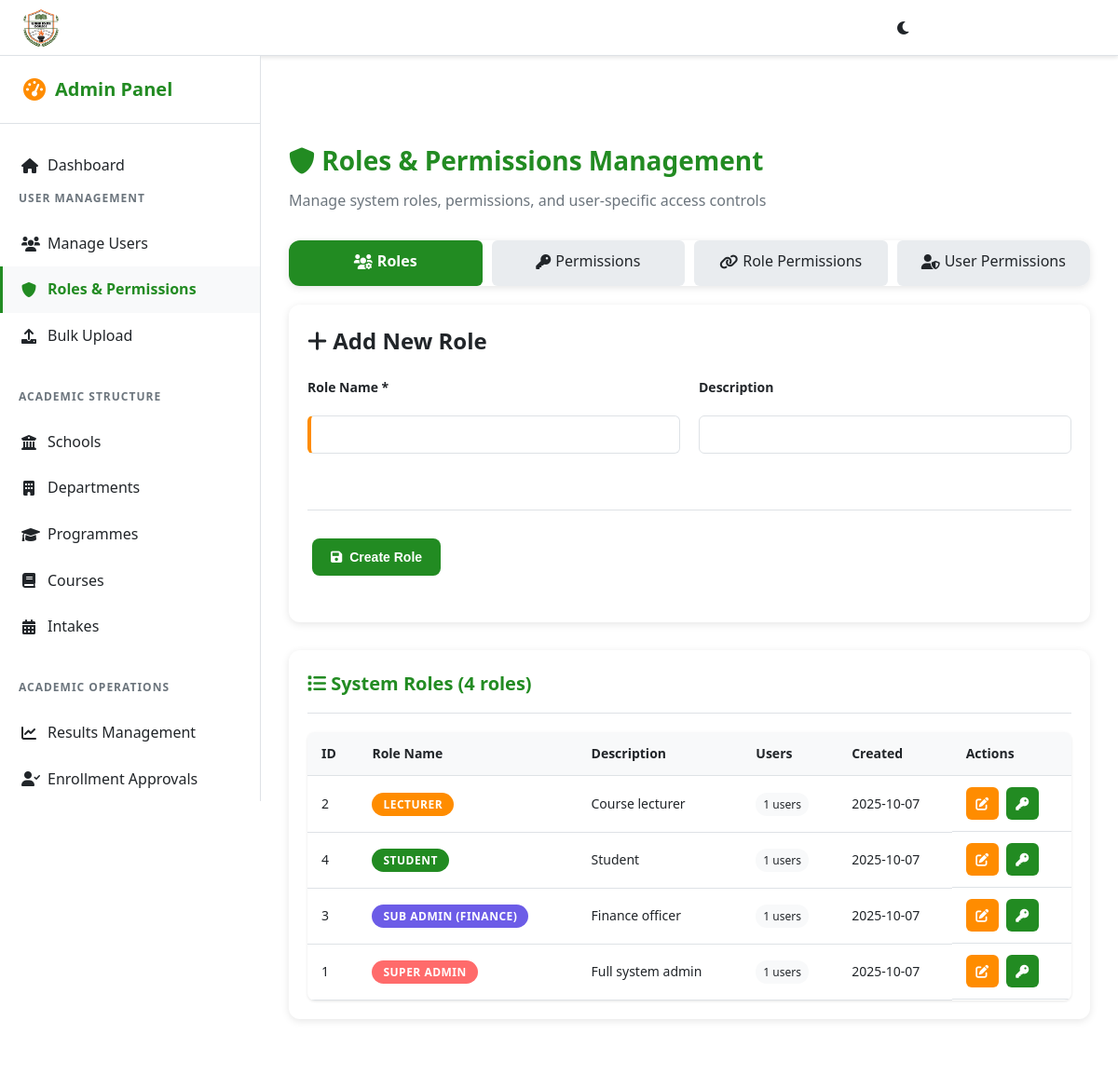
The page /admin/manage_roles (signed in) on the database its author committed.
### tables this page shows
CREATE TABLE roles (
  id INT AUTO_INCREMENT PRIMARY KEY,
  name VARCHAR(50) NOT NULL UNIQUE,
  description VARCHAR(255),
  created_at TIMESTAMP DEFAULT CURRENT_TIMESTAMP
);

### admin/manage_roles.php (the view, shortened to what this page needs)
<?php
require '../auth.php';
$stmt = $pdo->prepare("SELECT ap.full_name, ap.staff_id FROM admin_profile ap WHERE ap.user_id = ?");
$stmt->execute([currentUserId()]);
$admin = $stmt->fetch();
$activeTab = $_GET['tab'] ?? 'roles';
$stmt = $pdo->query("SELECT r.*, COUNT(ur.user_id) as user_count
                     FROM roles r
                     LEFT JOIN user_roles ur ON r.id = ur.role_id
                     GROUP BY r.id
                     ORDER BY r.name");
$roles = $stmt->fetchAll();
$editRole = null;
?>
<!DOCTYPE html>
<html lang="en">
<head>
    <link rel="stylesheet" href="../assets/css/style.css">
    <link rel="stylesheet" href="../assets/css/admin-dashboard.css">
    <link href="https://cdnjs.cloudflare.com/ajax/libs/font-awesome/6.0.0/css/all.min.css" rel="stylesheet">
</head>
<body class="admin-layout" data-theme="light">
    <nav class="top-nav">
        <div class="nav-left">
            <div class="logo-container">
                <img src="../assets/images/lsc-logo.png" alt="LSC Logo" class="logo" onerror="this.style.display='none'">
                <span class="logo-text">LSC SRMS</span>
            </div>
        </div>
        <div class="nav-right">
            <div class="user-info">
                <span class="welcome-text">Welcome, <?php echo htmlspecialchars($admin['full_name'] ?? 'Administrator'); ?></span>
                <span class="staff-id">(<?php echo htmlspecialchars($admin['staff_id'] ?? 'N/A'); ?>)</span>
            </div>
            <div class="nav-actions">
                <button class="theme-toggle" onclick="toggleTheme()" title="Toggle Theme">
                    <i class="fas fa-moon" id="theme-icon"></i>
                </button>
                <div class="dropdown">
                    <button class="profile-btn" onclick="toggleDropdown()">
                        <i class="fas fa-user-circle"></i>
                        <i class="fas fa-chevron-down"></i>
                    </button>
                </div>
            </div>
        </div>
    </nav>
    <aside class="sidebar" id="sidebar">
        <div class="sidebar-header">
            <h3><i class="fas fa-tachometer-alt"></i> Admin Panel</h3>
        </div>
        <nav class="sidebar-nav">
            <a href="dashboard.php" class="nav-item">
                <i class="fas fa-home"></i>
                <span>Dashboard</span>
            </a>
            <div class="nav-section">
                <h4>User Management</h4>
                <a href="manage_users.php" class="nav-item">
                    <i class="fas fa-users"></i>
                    <span>Manage Users</span>
                </a>
                <a href="manage_roles.php" class="nav-item active">
                    <i class="fas fa-shield-alt"></i>
                    <span>Roles & Permissions</span>
                </a>
                <a href="upload_users.php" class="nav-item">
                    <i class="fas fa-upload"></i>
                    <span>Bulk Upload</span>
                </a>
            </div>
            <div class="nav-section">
                <h4>Academic Structure</h4>
                <a href="manage_schools.php" class="nav-item">
                    <i class="fas fa-university"></i>
                    <span>Schools</span>
                </a>
                <a href="manage_departments.php" class="nav-item">
                    <i class="fas fa-building"></i>
                    <span>Departments</span>
                </a>
                <a href="manage_programmes.php" class="nav-item">
                    <i class="fas fa-graduation-cap"></i>
                    <span>Programmes</span>
                </a>
                <a href="manage_courses.php" class="nav-item">
                    <i class="fas fa-book"></i>
                    <span>Courses</span>
                </a>
                <a href="manage_intakes.php" class="nav-item">
                    <i class="fas fa-calendar-alt"></i>
                    <span>Intakes</span>
                </a>
            </div>
            <div class="nav-section">
                <h4>Academic Operations</h4>
                <a href="manage_results.php" class="nav-item">
                    <i class="fas fa-chart-line"></i>
                    <span>Results Management</span>
                </a>
                <a href="enrollment_approvals.php" class="nav-item">
                    <i class="fas fa-user-check"></i>
                    <span>Enrollment Approvals</span>
                </a>
            </div>
        </nav>
    </aside>
    <main class="main-content">
        <div class="content-header">
            <h1><i class="fas fa-shield-alt"></i> Roles & Permissions Management</h1>
            <p>Manage system roles, permissions, and user-specific access controls</p>
        </div>
        <div class="tab-navigation">
            <a href="?tab=roles" class="tab-item <?php echo $activeTab === 'roles' ? 'active' : ''; ?>">
                <i class="fas fa-users-cog"></i> Roles
            </a>
            <a href="?tab=permissions" class="tab-item <?php echo $activeTab === 'permissions' ? 'active' : ''; ?>">
                <i class="fas fa-key"></i> Permissions
            </a>
            <a href="?tab=role_permissions" class="tab-item <?php echo $activeTab === 'role_permissions' ? 'active' : ''; ?>">
                <i class="fas fa-link"></i> Role Permissions
            </a>
            <a href="?tab=user_permissions" class="tab-item <?php echo $activeTab === 'user_permissions' ? 'active' : ''; ?>">
                <i class="fas fa-user-shield"></i> User Permissions
            </a>
        </div>
        <?php if ($activeTab === 'roles'): ?>
            <div class="tab-content">
                <div class="form-section">
                    <div class="form-card">
                        <h2>
                            <i class="fas fa-<?php echo $editRole ? 'edit' : 'plus'; ?>"></i>
                            <?php echo $editRole ? 'Edit Role' : 'Add New Role'; ?>
                        </h2>
                        <form method="POST" class="role-form">
                            <div class="form-row">
                                <div class="form-group">
                                    <label for="role_name">Role Name *</label>
                                    <input type="text" id="role_name" name="role_name" required
                                           value="<?php echo htmlspecialchars($editRole['name'] ?? ''); ?>">
                                </div>
                                <div class="form-group">
                                    <label for="description">Description</label>
                                    <input type="text" id="description" name="description"
                                           value="<?php echo htmlspecialchars($editRole['description'] ?? ''); ?>">
                                </div>
                            </div>
                            <div class="form-actions">
                                <button type="submit" class="btn btn-green">
                                    <i class="fas fa-save"></i> <?php echo $editRole ? 'Update Role' : 'Create Role'; ?>
                                </button>
                            </div>
                        </form>
                    </div>
                </div>
                <div class="table-section">
                    <div class="table-card">
                        <div class="table-header">
                            <h2><i class="fas fa-list"></i> System Roles (<?php echo count($roles); ?> roles)</h2>
                        </div>
                        <div class="table-responsive">
                            <table class="users-table">
                                <thead>
                                    <tr>
                                        <th>ID</th>
                                        <th>Role Name</th>
                                        <th>Description</th>
                                        <th>Users</th>
                                        <th>Created</th>
                                        <th>Actions</th>
                                    </tr>
                                </thead>
                                <tbody>
                                    <?php foreach ($roles as $role): ?>
                                        <tr>
                                            <td><?php echo $role['id']; ?></td>
                                            <td>
                                                <span class="role-badge role-<?php echo strtolower(str_replace([' ', '(', ')'], ['-', '', ''], $role['name'])); ?>">
                                                    <?php echo htmlspecialchars($role['name']); ?>
                                                </span>
                                            </td>
                                            <td><?php echo htmlspecialchars($role['description'] ?? 'No description'); ?></td>
                                            <td>
                                                <span class="user-count"><?php echo $role['user_count']; ?> users</span>
                                            </td>
                                            <td><?php echo date('Y-m-d', strtotime($role['created_at'] ?? 'now')); ?></td>
                                            <td class="actions">
                                                <a href="?tab=roles&edit_role=<?php echo $role['id']; ?>" class="btn-icon btn-edit" title="Edit">
                                                    <i class="fas fa-edit"></i>
                                                </a>
                                                <a href="?tab=role_permissions&manage_role=<?php echo $role['id']; ?>" class="btn-icon btn-permissions" title="Manage Permissions">
                                                    <i class="fas fa-key"></i>
                                                </a>
                                            </td>
                                        </tr>
                                    <?php endforeach; ?>
                                </tbody>
                            </table>
                        </div>
                    </div>
                </div>
            </div>
        <?php endif; ?>
    </main>
</body>
</html>

### assets/css/style.css (style rules this page uses)
:root { --primary-orange: #FF8C00; --primary-green: #228B22; --light-orange: #FFA500; --light-green: #32CD32; --dark-orange: #FF6600; --dark-green: #006400; --white: #FFFFFF; --light-gray: #F5F5F5; --gray: #CCCCCC; --dark-gray: #333333; --shadow: rgba(0, 0, 0, 0.1); }
* { margin: 0; padding: 0; box-sizing: border-box; }
body { font-family: Arial, sans-serif; background: var(--white); min-height: 100vh; color: var(--dark-gray); line-height: 1.6; }
form { margin: 20px 0; }
input[type="text"], input[type="password"], input[type="email"] { width: 100%; padding: 15px; margin: 10px 0; border: 2px solid var(--gray); border-radius: 8px; font-size: 16px; transition: border-color 0.3s ease; }
button, .btn { background: var(--primary-green); color: var(--white); padding: 15px 30px; border: none; border-radius: 8px; font-size: 16px; font-weight: 600; cursor: pointer; transition: all 0.3s ease; text-decoration: none; display: inline-block; margin: 10px 5px; min-width: 120px; }
a { color: var(--primary-orange); text-decoration: none; font-weight: 500; transition: color 0.3s ease; }

### admin/manage_roles.php (style rules this page uses)
.tab-navigation { display: flex; gap: 10px; margin-bottom: 20px; }
.tab-item { padding: 10px 20px; background: var(--gray); border-radius: 6px; text-decoration: none; color: var(--text-dark); display: flex; align-items: center; gap: 5px; }
.tab-item.active { background: var(--primary-green); color: white; }
.form-card { background: var(--white); border-radius: 12px; box-shadow: 0 2px 8px var(--shadow); padding: 20px; margin-bottom: 20px; }
.table-card { background: var(--white); border-radius: 12px; box-shadow: 0 2px 8px var(--shadow); padding: 20px; }

### rows shown on the page
roles: id "2", name "LECTURER", description "Course lecturer", user_count "1", created_at "2025-10-07"
roles: id "4", name "STUDENT", description "Student", user_count "1", created_at "2025-10-07"
roles: id "3", name "SUB ADMIN (FINANCE)", description "Finance officer", user_count "1", created_at "2025-10-07"
roles: id "1", name "SUPER ADMIN", description "Full system admin", user_count "1", created_at "2025-10-07"

### other values the page prints
count($roles) "4"
